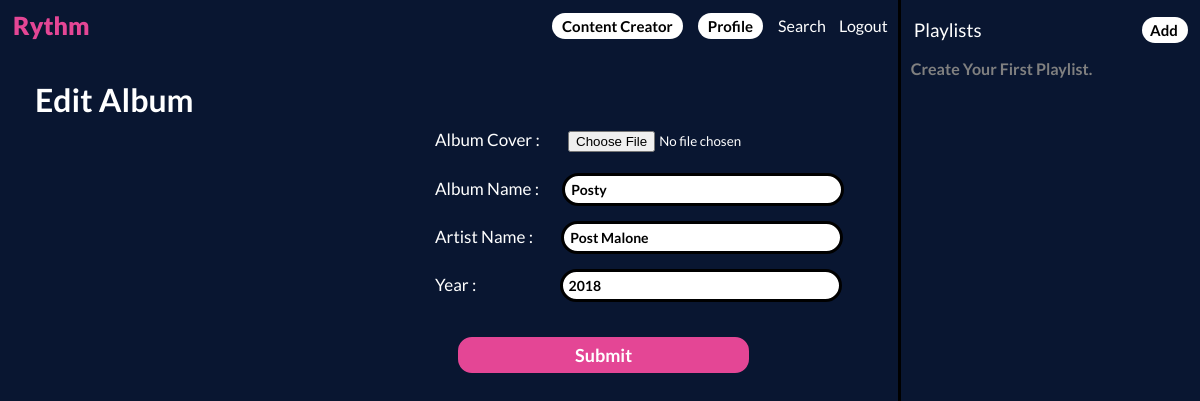
The page /edit_album/Posty (signed in) on the database its author committed.
### model/main.py (models this page shows)
class Album(db.Model):
    __tablename__ = 'Album'
    id = db.Column(db.Integer, primary_key = True)
    album_cover_path = db.Column(db.String(250), unique = True, nullable = True)
    name = db.Column(db.String(30), unique = True, nullable = False)
    artist_username = db.Column(db.String(50), nullable = False)
    artist_name = db.Column(db.String(50), nullable = False)
    year = db.Column(db.Integer, nullable = False)

### app.py (the view, shortened to what this page needs)
@app.route('/edit_album/<string:album_name>', methods = ['GET', 'POST'])
@login_required
def edit_album(album_name):
    if current_user.status != 1:
        return render_template('status-block.html')
    album_details = Album.query.filter_by(name = album_name).first()
    return render_template('edit-album.html', album_details = album_details)

### app.py (called while the page is built)
@login_manager.user_loader
def load_user(id):
    return db.session.get(User, int(id))

### templates/edit-album.html (shortened to what this page needs)
{% extends 'base.html' %}
{% block body %}
            <div class="main-cat">
                <div class="main-title">
                    <div class="first-heading">
                        Edit Album
                    </div>
                </div>
                <div style="margin-left:400px;">
                    <form method="POST" action="/edit_album/{{album_details.name}}" enctype="multipart/form-data" class="song-upload-form">
                        <label for="album-cover">Album Cover : </label>
                        <input type="file" name="album-cover" id="album-cover" value="{{album_details.album_cover_path}}" style="margin-left: 25px;" accept="image/*" required>
                        <br><br>
                        <label for="album-name" style="margin-right: 0px;">Album Name :</label>
                        <input type="text" name="album-name" id="album-name" value="{{album_details.name}}" class="song-upload-e1" required>
                        <br>
                        <label for="artist-name" style="margin-right: 5px;">Artist Name :</label>
                        <input type="text" name="artist-name" id="artist-name" value="{{album_details.artist_name}}" class="song-upload-e1" required>
                        <br>
                        <label for="year" style="margin-right: 60px;">Year :</label>
                        <input type="number" name="year" id="year" value="{{album_details.year}}" class="song-upload-e1" required>
                        <br>
                        <div>
                            <input type="submit" class="get-started" style="margin-top: 20px;">
                        </div>
                    </form>
                </div>
            </div>
        </div>
{% endblock %}

### static/styles.css (style rules this page uses)
:root { --black:rgb(13,26,53); }
* { color: white; font-family: 'Lato'; }
html,body { margin:0px; margin-left: 0px; margin-right: 0px; height: 100%; overflow: hidden; display: flex; flex-direction: column; }
body { background-color: black; }
.main-cat { margin-left: 35px; }
.main-title { display: inline-block; display: flex; margin-top: 20px; padding-top: 10px; padding-bottom:10px; justify-content: space-between; align-items: center; }
.first-heading, .show-all, .heading { display: inline-block; }
.first-heading { font-size:32px; font-weight: 700; }
.e1, .song-upload-e1 { font-family: 'Lato'; border-radius: 25px; border-style: solid; font-size: 14px; font-weight: bold; border-color: black; color: black; margin-left: 20px; text-align: left; margin-bottom: 15px; padding-right: 100px; border-width: 3.5px; padding-left: 6px; }
.song-upload-e1 { width: 170px; height: 25px; }
.button, .get-started { border-style: solid; border-color: black; background-color: black; color: white; border-radius: 14px; margin-left: 23px; margin-bottom: 12px; padding-top: 5px; padding-bottom: 5px; padding-left: 115px; padding-right: 115px; font-size: 16px; font-weight: bold; text-align: center; cursor: pointer; transition: all 0.15s; }
.get-started { font-size: large; background-color: rgb(228, 70, 149); border-color: rgb(228, 70, 149); }
.song-upload-form { font-size: 17px; }

### rows shown on the page
Album: album-name "Posty", artist-name "Post Malone", year "2018"
